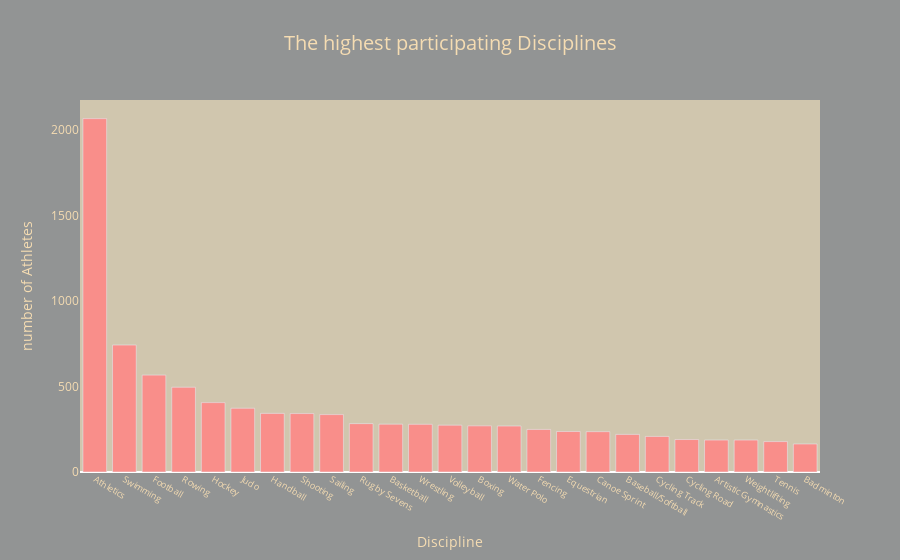

Notebook code for this chart:
### Markdown cell above
### Question 2: what are the most Discipline in participation?

### Code cell
a=athletes_df["Discipline"].value_counts().sort_values(ascending=False).nlargest(25)

fig=px.bar(x=a.index,y=a.values,title="The highest participating Disciplines",
       labels={"x":"Discipline","y":"number of Athletes"},
        color_discrete_sequence=["#F98E8A"])
fig.update_layout(
title_font_color="#F5DCB2",paper_bgcolor="#929494",title_font_size=20,title_x=.5,font_color="#F5DCB2",
    plot_bgcolor="#D0C6AE")
fig.update_yaxes(showgrid=False,color="#F5DCB2")
fig.update_xaxes(tickfont_size=9,color="#F5DCB2")
fig.show()

### Figure 1 — Plotly figure (JSON) as saved in the notebook; plotly's stock layout.template omitted (floating-point values rounded to 4 significant figures)
{"data": [{"alignmentgroup": "True", "hovertemplate": "Discipline=%{x}<br>number of Athletes=%{y}<extra></extra>", "legendgroup": "", "marker": {"color": "#F98E8A", "pattern": {"shape": ""}}, "name": "", "offsetgroup": "", "orientation": "v", "showlegend": false, "textposition": "auto", "type": "bar", "x": ["Athletics", "Swimming", "Football", "Rowing", "Hockey", "Judo", "Handball", "Shooting", "Sailing", "Rugby Sevens", "Basketball", "Wrestling", "Volleyball", "Boxing", "Water Polo", "Fencing", "Equestrian", "Canoe Sprint", "Baseball/Softball", "Cycling Track", "Cycling Road", "Artistic Gymnastics", "Weightlifting", "Tennis", "Badminton"], "xaxis": "x", "y": [2068, 743, 567, 496, 406, 373, 343, 342, 336, 283, 280, 279, 274, 270, 269, 249, 237, 236, 220, 208, 190, 187, 187, 178, 164], "yaxis": "y"}], "layout": {"barmode": "relative", "font": {"color": "#F5DCB2"}, "legend": {"tracegroupgap": 0}, "paper_bgcolor": "#929494", "plot_bgcolor": "#D0C6AE", "title": {"font": {"color": "#F5DCB2", "size": 20}, "text": "The highest participating Disciplines", "x": 0.5}, "xaxis": {"anchor": "y", "color": "#F5DCB2", "domain": [0, 1], "tickfont": {"size": 9}, "title": {"text": "Discipline"}}, "yaxis": {"anchor": "x", "color": "#F5DCB2", "domain": [0, 1], "showgrid": false, "title": {"text": "number of Athletes"}}}}
